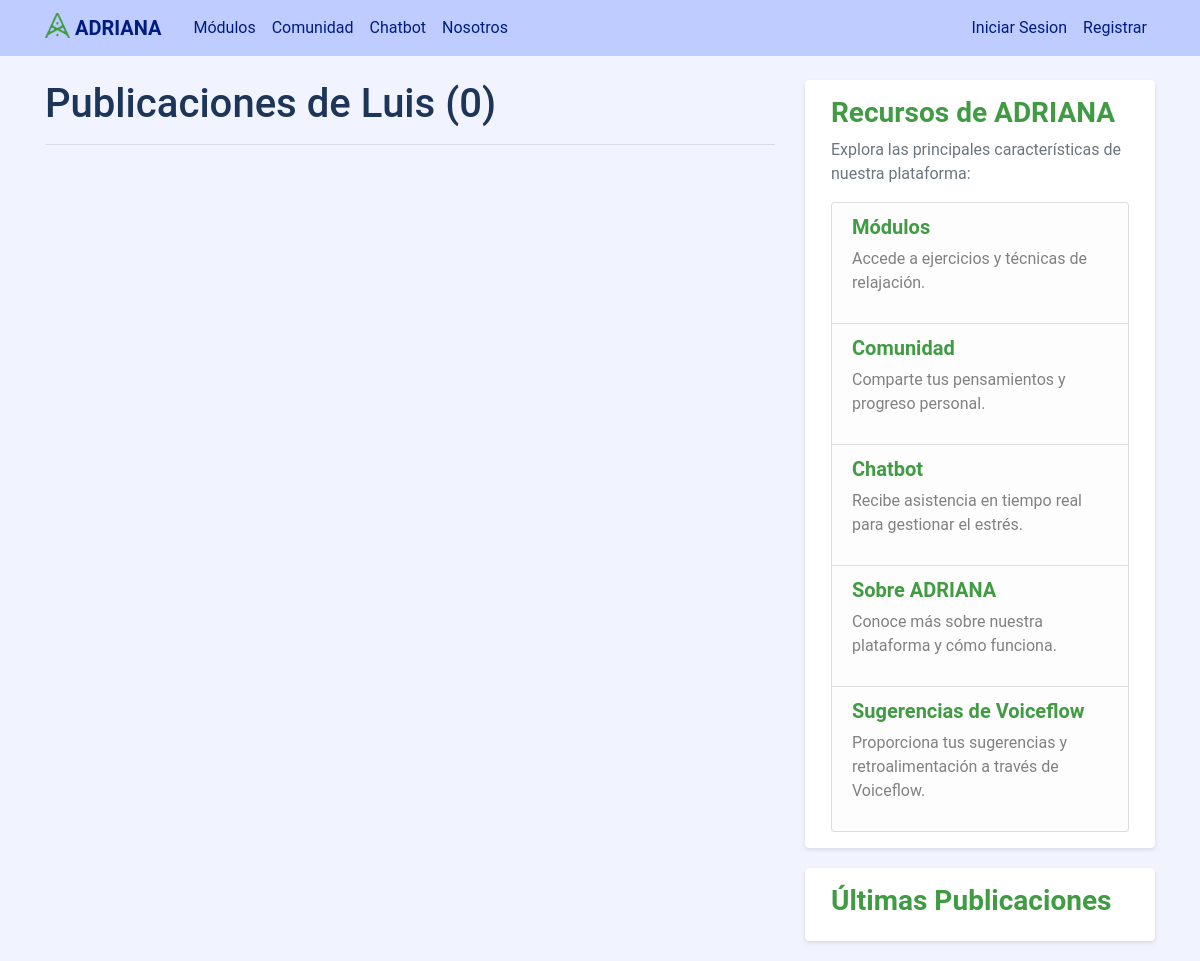
The app's page /user/Luis, older data.
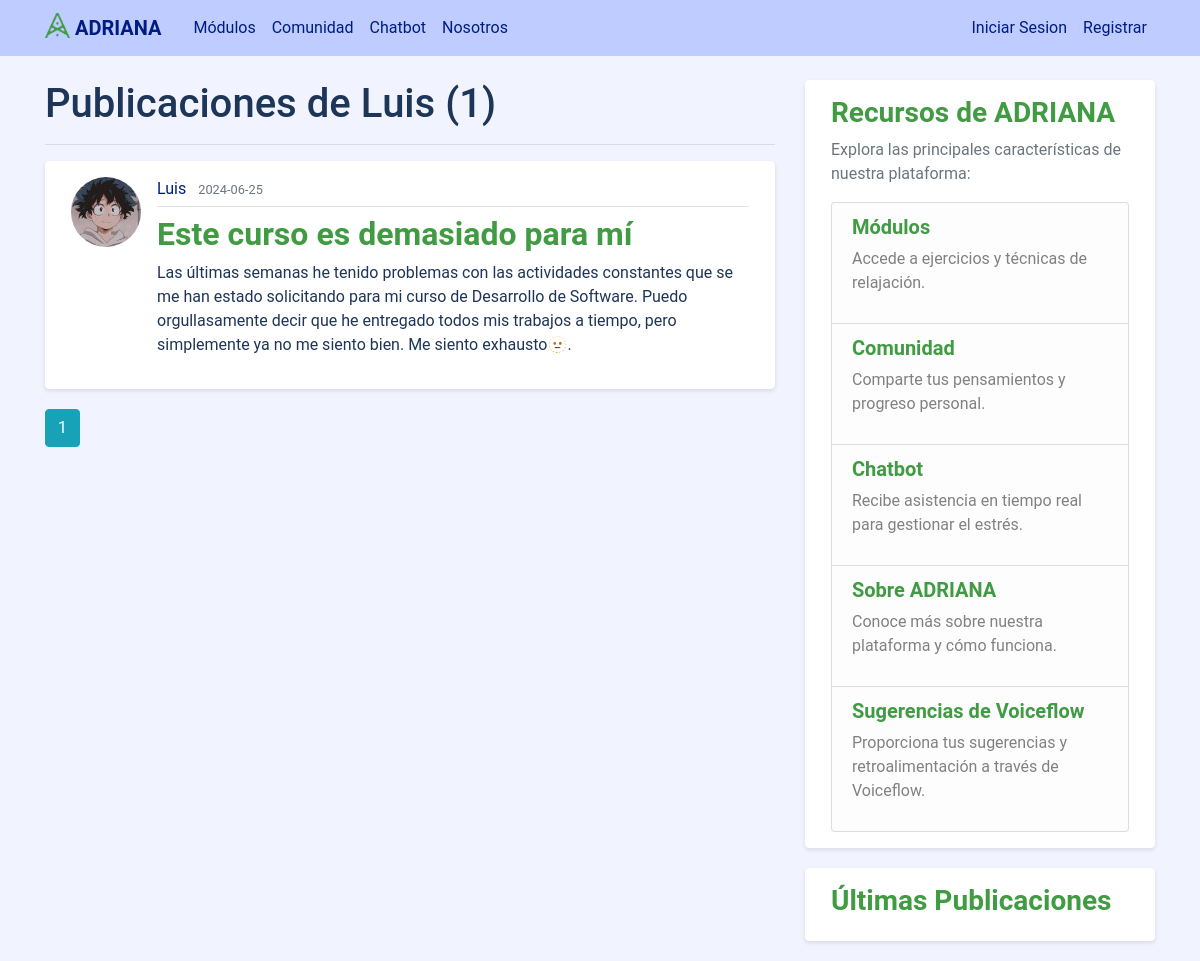
The same page, newer data.
### adriana_assistant/models.py (models this page shows, shortened)
class Post(db.Model):
    id = db.Column(db.Integer, primary_key=True)
    title = db.Column(db.String(100), nullable=False)
    date_posted = db.Column(db.DateTime, nullable=False, default=datetime.utcnow)
    content = db.Column(db.Text, nullable=False)
    user_id = db.Column(db.Integer, db.ForeignKey('user.id'), nullable=False)

class User(db.Model, UserMixin):
    id = db.Column(db.Integer, primary_key=True)
    username = db.Column(db.String(20), unique=True, nullable=False)
    email = db.Column(db.String(120), unique=True, nullable=False)
    image_file = db.Column(db.String(20), nullable=False, default='default.jpg')
    password = db.Column(db.String(60), nullable=False)
    posts = db.relationship('Post', backref='author', lazy=True)

### adriana_assistant/routes.py (the view)
@app.route("/user/<string:username>")
def user_posts(username):
    page = request.args.get('page', 1, type=int)
    user = User.query.filter_by(username=username).first_or_404()
    posts = Post.query.filter_by(author=user)\
        .order_by(Post.date_posted.desc())\
        .paginate(page=page, per_page=5)
    return render_template('user_posts.html', posts=posts, user=user)

### adriana_assistant/templates/user_posts.html
{% extends "layout.html" %}
{% block content %}
    <h1 class="mb-3">Publicaciones de {{ user.username }} ({{ posts.total }})</h1>
    <hr>
    {% for post in posts.items %}
        <article class="media content-section">
          <img class="rounded-circle article-img" src="{{ url_for('static', filename='profile_pics/' + post.author.image_file) }}">
          <div class="media-body">
            <div class="article-metadata">
              <a class="mr-2" href="{{ url_for('user_posts', username=post.author.username) }}">{{ post.author.username }}</a>
              <small class="text-muted">{{ post.date_posted.strftime('%Y-%m-%d') }}</small>
            </div>
            <h2><a class="article-title" href="{{ url_for('post', post_id=post.id) }}">{{ post.title }}</a></h2>
            <p class="article-content">{{ post.content }}</p>
          </div>
        </article>
    {% endfor %}
    {% for page_num in posts.iter_pages(left_edge=1, right_edge=1, left_current=1, right_current=2) %}
      {% if page_num %}
        {% if posts.page == page_num %}
          <a class="btn btn-info mb-4" href="{{ url_for('user_posts', username=user.username, page=page_num) }}">{{ page_num }}</a>
        {% else %}
          <a class="btn btn-outline-info mb-4" href="{{ url_for('user_posts', username=user.username, page=page_num) }}">{{ page_num }}</a>
        {% endif %}
      {% else %}
        ...
      {% endif %}
    {% endfor %}
{% endblock content %}

Row changes from the older to the newer data that the page shows:
added Post: image_file (picture), author.username "Luis", date_posted "2024-06-25", title "Este curso es demasiado para mí", content "Las últimas semanas he tenido problemas con las actividades constantes que se me han estado solicitando para mi curso de Desarrollo de Software. Puedo orgullasamente decir que he entregado todos mis trabajos a tiempo, pero simplemente ya no me siento bien. Me siento exhausto🫥."
Text that changed along with them:
{{ posts.total }}: "0" → "1"
new list line: "1"
